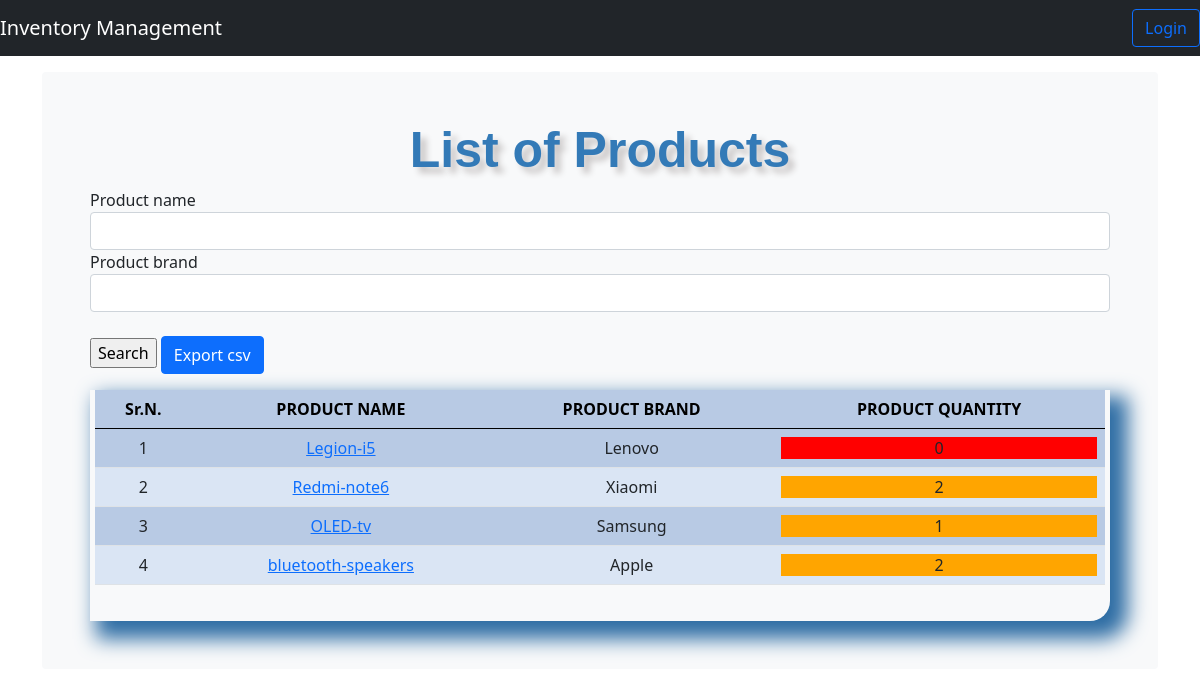
The app's page /sell_products/ with its own data.
### inventory/models.py (models this page shows, shortened)
class Products(models.Model):
	product_name = models.CharField(max_length=50, blank=True, null=True)
	product_brand = models.CharField(max_length=50, blank=True, null=True)
	product_category = models.ForeignKey(Category, on_delete=models.CASCADE, blank=True)
	product_quantity = models.IntegerField(default='0', blank=True, null=True)
	product_reorder = models.IntegerField(default='0', blank=True, null=True)

### inventory/views.py (the view)
# urls.py: path('sell_products/', views.sell_products, name='sell_products'),
def sell_products(request):
    product_counts = []
    title = 'List of Products'
    products = Products.objects.all()
    filt = SearchProduct(request.GET, queryset=products)
    form = SearchProductsForm(request.GET or None)
    for i in range(len(products)):
        product_counts.append((products[i].product_name,Product_items_details.objects.filter(product_item_name=products[i], product_sold=False).count()))
    for i in range(len(product_counts)):
        product_details = Products.objects.get(product_name=product_counts[i][0])
        product_details.product_quantity = product_counts[i][1]
        product_details.save()
    context = {
        'title': title,
        'products': products,
        'filter': filt,
        'form': form,
        'product_counts': product_counts,
    }
    return render(request, 'sell_products.html', context)

### inventory/forms.py
class SearchProductsForm(forms.ModelForm):
	class Meta:
		model = Products
		fields = ['product_name']

### inventory/templates/sell_products.html (shortened to what this page needs)
{% load static %}
{% include 'navbar.html' %}
{% load crispy_forms_tags %}
<!doctype html>
<html lang="en">
  <head>
<link href="/docs/5.0/dist/css/bootstrap.min.css" rel="stylesheet">
<link rel="stylesheet" type="text/css" href="{% static 'css/stylesheet.css' %}">
<link rel="stylesheet" type="text/css" href="{% static 'css/bootstrap.min.css' %}">
    <link href="{% static 'css/navbar-top-fixed.css' %}" rel="stylesheet">
  </head>
  <body>
<main class="container">
  <div class="bg-light p-5 rounded">
    <h1 class="header">{{title}}</h1>
    <form method='GET' action=''>{% csrf_token %}
      {{filter.form|crispy}}
      <br>
      <input type="submit" value='Search' />
          <a href="/selproduct_csv" class="btn btn-primary"> Export csv</a>
    </form>
  <div class="display_table">
    <table class="table">
    <thead>
      <th class="table_head">Sr.N.</th>
      <th class="table_head">PRODUCT NAME</th>
      <th class="table_head">PRODUCT BRAND</th>
      <th class="table_head">PRODUCT QUANTITY</th>
    </thead>
    {% for i in filter.qs %}
    <tr>
      <td class="fs-6">{{forloop.counter}}</td>
      <td class="fs-6"><a href="{% url 'sell_qty' i.id %}">{{i.product_name}}</a></td>
      <td class="fs-6">{{i.product_brand}}</td>
      {% if i.product_quantity <= i.product_reorder %}
        {% if i.product_quantity == 0 %}
          <td class="fs-6"><div style="background-color: red">{{i.product_quantity}}</div></td>
        {% else %}
          <td class="fs-6"><div style="background-color: orange">{{i.product_quantity}}</div></td>
        {% endif %}
      {% else %}
        <td class="fs-6">{{i.product_quantity}}</td>
      {% endif %}
    </tr>
    {% endfor %}
  </table>
  </div>
  </div>
</main>
  </body>
</html>

### inventory/static/css/stylesheet.css (style rules this page uses)
body { background-color: #34eb6b; }
.table { font-size: 13px; text-align: center; width: 95%; margin: auto; }
.table tr:nth-child(odd) { background: #B8CAE4 }
.table tr:nth-child(even) { background: #dae5f4 }
th { background-color: #337ab7; color: white; }
.display_table { border-bottom-right-radius: 20px; padding-left: 5px; padding-right: 5px; padding-bottom: 20px; box-shadow: 12px 12px 20px 6px #2e6da4; }
.header { font-family: helvetica; color: #337ab7; font-size: 50px; text-align: center; width: 100%; text-shadow: 6px 6px 6px #c9c6c6; display: block; font-weight: bolder; }
.table_head { color: black; font-size: 16px; }

### inventory/static/css/navbar-top-fixed.css (style rules this page uses)
body { min-height: 75rem; padding-top: 4.5rem; }

### records on screen
Products: product_name "Legion-i5", product_brand "Lenovo", product_quantity "0"
Products: product_name "Redmi-note6", product_brand "Xiaomi", product_quantity "2"
Products: product_name "OLED-tv", product_brand "Samsung", product_quantity "1"
Products: product_name "bluetooth-speakers", product_brand "Apple", product_quantity "2"

### other values on screen
{{ title }} "List of Products"
